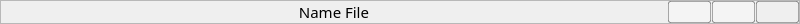
       <widget class="QFrame" name="TitleFrame">
        <property name="minimumSize">
         <size>
          <width>800</width>
          <height>24</height>
         </size>
        </property>
        <property name="maximumSize">
         <size>
          <width>16777215</width>
          <height>24</height>
         </size>
        </property>
        <property name="styleSheet">
         <string notr="true"/>
        </property>
        <property name="frameShape">
         <enum>QFrame::StyledPanel</enum>
        </property>
        <property name="frameShadow">
         <enum>QFrame::Raised</enum>
        </property>
        <property name="lineWidth">
         <number>0</number>
        </property>
        <layout class="QGridLayout" name="gridLayout_3">
         <property name="leftMargin">
          <number>0</number>
         </property>
         <property name="topMargin">
          <number>0</number>
         </property>
         <property name="rightMargin">
          <number>0</number>
         </property>
         <property name="bottomMargin">
          <number>0</number>
         </property>
         <property name="spacing">
          <number>0</number>
         </property>
         <item row="0" column="0">
          <layout class="QHBoxLayout" name="horizontalLayout_6" stretch="90,10">
           <property name="spacing">
            <number>1</number>
           </property>
           <item>
            <widget class="QLabel" name="NameLabel">
             <property name="minimumSize">
              <size>
               <width>0</width>
               <height>20</height>
              </size>
             </property>
             <property name="maximumSize">
              <size>
               <width>16777215</width>
               <height>20</height>
              </size>
             </property>
             <property name="font">
              <font>
               <family>Montserrat Medium</family>
               <pointsize>11</pointsize>
              </font>
             </property>
             <property name="text">
              <string>Name File</string>
             </property>
             <property name="alignment">
              <set>Qt::AlignCenter</set>
             </property>
             <property name="wordWrap">
              <bool>false</bool>
             </property>
            </widget>
           </item>
           <item>
            <layout class="QHBoxLayout" name="horizontalLayout_5">
             <property name="spacing">
              <number>1</number>
             </property>
             <item>
              <widget class="QPushButton" name="BtnRoll">
               <property name="minimumSize">
                <size>
                 <width>43</width>
                 <height>22</height>
                </size>
               </property>
               <property name="maximumSize">
                <size>
                 <width>50</width>
                 <height>22</height>
                </size>
               </property>
               <property name="statusTip">
                <string>Свернуть программу</string>
               </property>
               <property name="styleSheet">
                <string notr="true">QPushButton {
background-color: rgba(255, 255, 255, 80);
border: 1px solid rgba(0, 0, 0, 80);
border-radius: 2px;
}

QPushButton:hover {
background-color: rgba(255, 255, 255, 180);
}

QPushButton:pressed {
background-color: rgba(255, 255, 255, 245);
}
</string>
               </property>
               <property name="text">
                <string/>
               </property>
               <property name="icon">
                <iconset resource="res-rc.qrc">
                 <normaloff>:/icon/icons/remove.svg</normaloff>:/icon/icons/remove.svg</iconset>
               </property>
               <property name="iconSize">
                <size>
                 <width>20</width>
                 <height>20</height>
                </size>
               </property>
              </widget>
             </item>
             <item>
              <widget class="QPushButton" name="BtnExpand">
               <property name="minimumSize">
                <size>
                 <width>43</width>
                 <height>22</height>
                </size>
               </property>
               <property name="maximumSize">
                <size>
                 <width>45</width>
                 <height>22</height>
                </size>
               </property>
               <property name="statusTip">
                <string>Открыть/закрыть полноэкранный режим</string>
               </property>
               <property name="styleSheet">
                <string notr="true">QPushButton {
background-color: rgba(255, 255, 255, 80);
border: 1px solid rgba(0, 0, 0, 80);
border-radius: 2px;
}

QPushButton:hover {
background-color: rgba(255, 255, 255, 180);
}

QPushButton:pressed {
background-color: rgba(255, 255, 255, 245);
}
</string>
               </property>
               <property name="text">
                <string/>
               </property>
               <property name="icon">
                <iconset resource="res-rc.qrc">
                 <normaloff>:/icon/icons/fullscreen.svg</normaloff>:/icon/icons/fullscreen.svg</iconset>
               </property>
               <property name="iconSize">
                <size>
                 <width>20</width>
                 <height>20</height>
                </size>
               </property>
              </widget>
             </item>
             <item>
              <widget class="QPushButton" name="BtnClose">
               <property name="minimumSize">
                <size>
                 <width>43</width>
                 <height>22</height>
                </size>
               </property>
               <property name="maximumSize">
                <size>
                 <width>50</width>
                 <height>22</height>
                </size>
               </property>
               <property name="statusTip">
                <string>Закрыть программу</string>
               </property>
               <property name="styleSheet">
                <string notr="true">QPushButton {
border: 1px solid rgba(0, 0, 0, 80);
border-radius: 2px;
}

QPushButton:hover {
background-color: rgba(229, 0, 0, 180);
border: 1px solid rgba(0, 0, 0, 180);
}

QPushButton:pressed {
background-color: rgba(229, 0, 0, 245);
border: 1px solid rgba(0, 0, 0, 255);
}
</string>
               </property>
               <property name="text">
                <string/>
               </property>
               <property name="icon">
                <iconset resource="res-rc.qrc">
                 <normaloff>:/icon/icons/close.svg</normaloff>:/icon/icons/close.svg</iconset>
               </property>
               <property name="iconSize">
                <size>
                 <width>20</width>
                 <height>20</height>
                </size>
               </property>
              </widget>
             </item>
            </layout>
           </item>
          </layout>
         </item>
        </layout>
       </widget>
